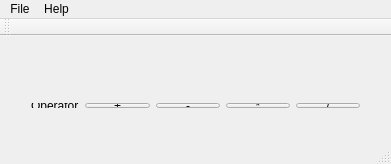
<?xml version="1.0" encoding="UTF-8"?>
<ui version="4.0">
 <class>MainWindow</class>
 <widget class="QMainWindow" name="MainWindow">
  <property name="geometry">
   <rect>
    <x>0</x>
    <y>0</y>
    <width>391</width>
    <height>164</height>
   </rect>
  </property>
  <property name="windowTitle">
   <string>MainWindow</string>
  </property>
  <widget class="QWidget" name="centralWidget">
   <widget class="QWidget" name="">
    <property name="geometry">
     <rect>
      <x>20</x>
      <y>4</y>
      <width>351</width>
      <height>20</height>
     </rect>
    </property>
    <layout class="QHBoxLayout" name="horizontalLayout">
     <item>
      <widget class="QLabel" name="label">
       <property name="text">
        <string>Num 1</string>
       </property>
      </widget>
     </item>
     <item>
      <widget class="QLineEdit" name="NumInput1"/>
     </item>
    </layout>
   </widget>
   <widget class="QWidget" name="">
    <property name="geometry">
     <rect>
      <x>20</x>
      <y>28</y>
      <width>351</width>
      <height>21</height>
     </rect>
    </property>
    <layout class="QHBoxLayout" name="horizontalLayout_2">
     <item>
      <widget class="QLabel" name="label_2">
       <property name="text">
        <string>Num 2</string>
       </property>
      </widget>
     </item>
     <item>
      <widget class="QLineEdit" name="NumInput2"/>
     </item>
    </layout>
   </widget>
   <widget class="QWidget" name="">
    <property name="geometry">
     <rect>
      <x>20</x>
      <y>88</y>
      <width>351</width>
      <height>21</height>
     </rect>
    </property>
    <layout class="QHBoxLayout" name="horizontalLayout_4">
     <item>
      <widget class="QLabel" name="label_4">
       <property name="text">
        <string>Answer</string>
       </property>
      </widget>
     </item>
     <item>
      <widget class="QLineEdit" name="DisplayInput"/>
     </item>
    </layout>
   </widget>
   <widget class="QWidget" name="">
    <property name="geometry">
     <rect>
      <x>20</x>
      <y>56</y>
      <width>351</width>
      <height>27</height>
     </rect>
    </property>
    <layout class="QHBoxLayout" name="horizontalLayout_5">
     <item>
      <widget class="QLabel" name="label_3">
       <property name="text">
        <string>Operator</string>
       </property>
      </widget>
     </item>
     <item>
      <layout class="QHBoxLayout" name="horizontalLayout_3">
       <item>
        <widget class="QPushButton" name="Plus">
         <property name="text">
          <string>+</string>
         </property>
        </widget>
       </item>
       <item>
        <widget class="QPushButton" name="Minus">
         <property name="text">
          <string>-</string>
         </property>
        </widget>
       </item>
       <item>
        <widget class="QPushButton" name="Multiply">
         <property name="text">
          <string>*</string>
         </property>
        </widget>
       </item>
       <item>
        <widget class="QPushButton" name="Divition">
         <property name="text">
          <string>/</string>
         </property>
        </widget>
       </item>
      </layout>
     </item>
    </layout>
   </widget>
  </widget>
  <widget class="QMenuBar" name="menuBar">
   <property name="geometry">
    <rect>
     <x>0</x>
     <y>0</y>
     <width>391</width>
     <height>21</height>
    </rect>
   </property>
   <widget class="QMenu" name="menuFile">
    <property name="title">
     <string>File</string>
    </property>
    <addaction name="actionExit"/>
   </widget>
   <widget class="QMenu" name="menuHelp">
    <property name="title">
     <string>Help</string>
    </property>
    <addaction name="actionHelp_Content"/>
    <addaction name="separator"/>
    <addaction name="actionAbout"/>
   </widget>
   <addaction name="menuFile"/>
   <addaction name="menuHelp"/>
  </widget>
  <widget class="QToolBar" name="mainToolBar">
   <attribute name="toolBarArea">
    <enum>TopToolBarArea</enum>
   </attribute>
   <attribute name="toolBarBreak">
    <bool>false</bool>
   </attribute>
  </widget>
  <widget class="QStatusBar" name="statusBar"/>
  <action name="actionHelp_Content">
   <property name="text">
    <string>Help Content</string>
   </property>
  </action>
  <action name="actionAbout">
   <property name="text">
    <string>About</string>
   </property>
  </action>
  <action name="actionExit">
   <property name="text">
    <string>Exit</string>
   </property>
  </action>
 </widget>
 <layoutdefault spacing="6" margin="11"/>
 <resources/>
 <connections/>
</ui>
